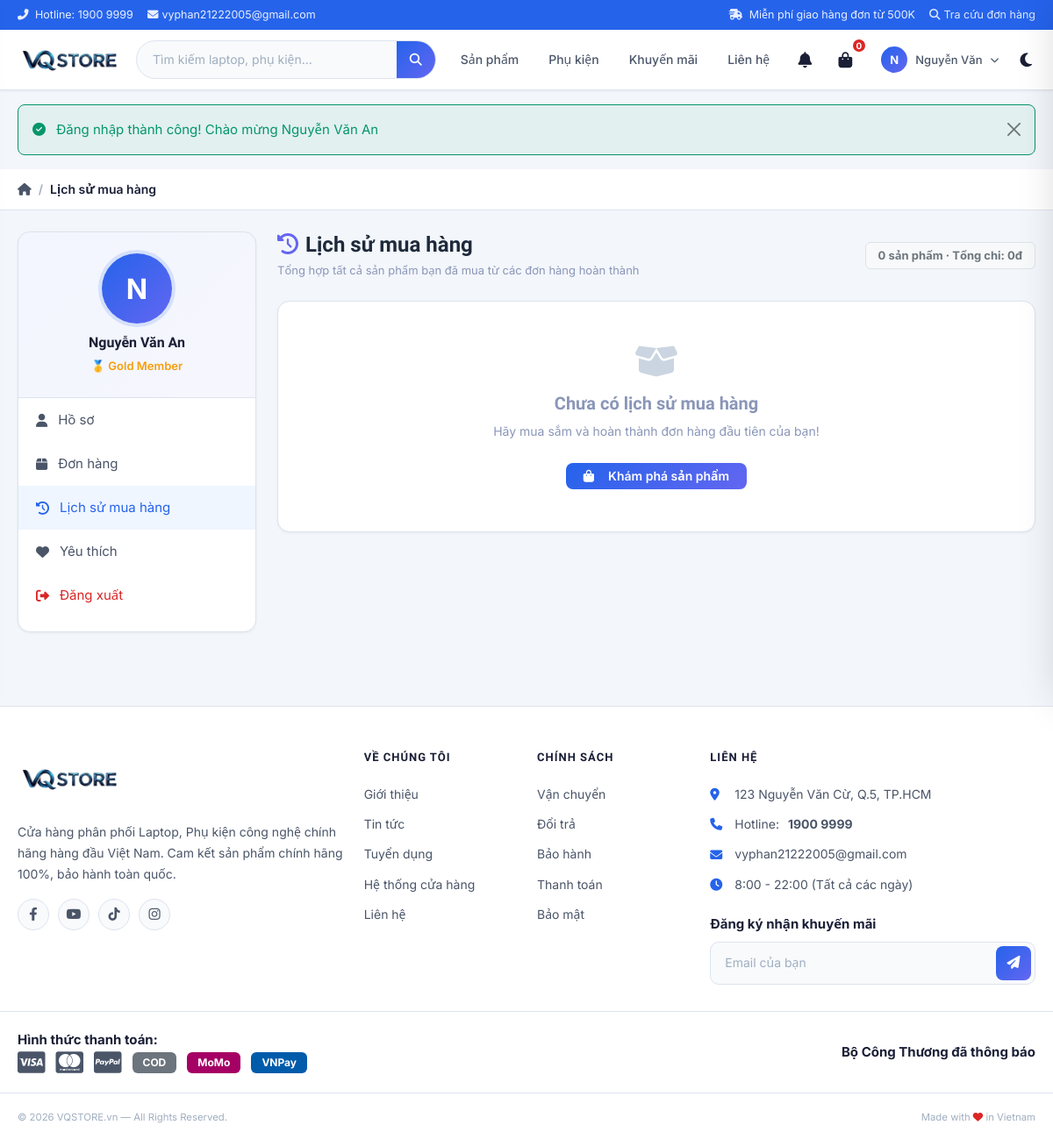
Page /account/history (signed in) on the committed database.
### tables this page shows
CREATE TABLE `nguoi_dung` (
    `id` INT AUTO_INCREMENT PRIMARY KEY,
    `ho_ten` VARCHAR(100) NOT NULL,
    `thu_dien_tu` VARCHAR(100) NOT NULL UNIQUE,
    `mat_khau` VARCHAR(255) DEFAULT NULL,
    `so_dien_thoai` VARCHAR(20) DEFAULT NULL,
    `anh_dai_dien` VARCHAR(255) DEFAULT NULL,
    `ngay_sinh` DATE DEFAULT NULL,
    `gioi_tinh` ENUM('male','female','other') DEFAULT NULL,
    `dia_chi` TEXT DEFAULT NULL,
    `hang` ENUM('silver','gold','diamond') DEFAULT 'silver',
    `tong_chi_tieu` DECIMAL(15,2) DEFAULT 0,
    `tong_don_hang` INT DEFAULT 0,
    `id_google` VARCHAR(100) DEFAULT NULL,
    `ma_dat_lai` VARCHAR(100) DEFAULT NULL,
    `han_dat_lai` DATETIME DEFAULT NULL,
    `trang_thai` ENUM('active','blocked') DEFAULT 'active',
    `ngay_tao` TIMESTAMP DEFAULT CURRENT_TIMESTAMP,
    `ngay_cap_nhat` TIMESTAMP DEFAULT CURRENT_TIMESTAMP ON UPDATE CURRENT_TIMESTAMP,
    INDEX idx_thu_dien_tu (thu_dien_tu),
    INDEX idx_google (id_google)
);

### controllers/DieuKhienTaiKhoan.php (called while the page is built, shortened)
<?php
require_once ROOT_PATH . '/models/NguoiDung.php';
class DieuKhienTaiKhoan {
    public function history() {
        $userId = $_SESSION['id_nguoi_dung'];
        $nguoiDung = new NguoiDung();
        $user      = $nguoiDung->getById($userId);
        $collection = db()->fetchAll(
            "SELECT od.id_don_hang, od.id_san_pham, od.ten_san_pham, od.hinh_thu_nho,
                    od.gia AS gia_mua, od.so_luong, od.tam_tinh,
                    o.ma_don_hang, o.ngay_tao AS ngay_mua,
                    p.duong_dan
             FROM chi_tiet_don od
             JOIN don_hang o ON od.id_don_hang = o.id
             LEFT JOIN san_pham p ON od.id_san_pham = p.id
             WHERE o.id_nguoi_dung = ? AND o.trang_thai = 'completed'
             ORDER BY o.ngay_tao DESC",
            [$userId]
        );
        $collectionCount = count($collection);
        $totalSpent      = array_sum(array_column($collection, 'tam_tinh'));
        require_once ROOT_PATH . '/views/tai_khoan/lich_su_mua_hang.php';
    }
}

### thu_vien/tro_giup.php (called while the page is built, shortened)
<?php
function isLoggedIn() {
    return isset($_SESSION['id_nguoi_dung']) && !empty($_SESSION['id_nguoi_dung']);
}
function getCurrentUser() {
    require_once ROOT_PATH . '/models/NguoiDung.php';
    $nguoiDungModel = new NguoiDung();
    $cached = $nguoiDungModel->getById($_SESSION['id_nguoi_dung']);
    return $cached;
}
function getCartCount() {
    if (isLoggedIn()) {
        require_once ROOT_PATH . '/models/GioHang.php';
        $gioHang = new GioHang();
        return $gioHang->count($_SESSION['id_nguoi_dung']);
    } else {
        return isset($_SESSION['cart'])
            ? array_sum(array_column($_SESSION['cart'], 'so_luong'))
            : 0;
    }
}
function getUserRankInfo($rank) {
    $ranks = [
        'silver'  => ['name' => 'Silver',  'color' => '#94a3b8', 'icon' => '⭐'],
        'gold'    => ['name' => 'Gold',    'color' => '#f59e0b', 'icon' => '🥇'],
        'diamond' => ['name' => 'Diamond', 'color' => '#06b6d4', 'icon' => '💎'],
    ];
    return $ranks[$rank] ?? $ranks['silver'];
}

### config/co_so_du_lieu.php (called while the page is built, shortened)
<?php
class Database
{
    private static $instance = null;
    private $pdo;
    private function __construct()
    {
        $dsn = "mysql:host=" . DB_HOST . ";dbname=" . DB_NAME . ";charset=" . DB_CHARSET;
        $options = [
            PDO::ATTR_ERRMODE => PDO::ERRMODE_EXCEPTION,
            PDO::ATTR_DEFAULT_FETCH_MODE => PDO::FETCH_ASSOC,
            PDO::ATTR_EMULATE_PREPARES => false,
        ];
        try {
            $this->pdo = new PDO($dsn, DB_USER, DB_PASS, $options);
        } catch (PDOException $e) {
            if (DEBUG) {
                die("Database connection failed: " . $e->getMessage());
            } else {
                die("Database connection failed.");
            }
        }
    }
    public static function getInstance()
    {
        if (self::$instance === null) {
            self::$instance = new self();
        }
        return self::$instance;
    }
    public function query($sql, $params = [])
    {
        $stmt = $this->pdo->prepare($sql);
        $stmt->execute($params);
        return $stmt;
    }
    public function fetch($sql, $params = [])
    {
        return $this->query($sql, $params)->fetch();
    }
    public function fetchAll($sql, $params = [])
    {
        return $this->query($sql, $params)->fetchAll();
    }
}
function db()
{
    return Database::getInstance();
}

### models/NguoiDung.php (called while the page is built, shortened)
<?php
class NguoiDung {
    private $db;
    public function __construct() {
        $this->db = db();
    }
    public function getById($id) {
        return $this->db->fetch("SELECT * FROM nguoi_dung WHERE id = ?", [$id]);
    }
}

### models/GioHang.php (called while the page is built, shortened)
<?php
class GioHang {
    private $db;
    public function __construct() {
        $this->db = db();
    }
    public function count($userId = null) {
        if ($userId) {
            $row = $this->db->fetch(
                "SELECT COALESCE(SUM(so_luong),0) AS tong FROM gio_hang WHERE id_nguoi_dung = ?",
                [$userId]
            );
            return $row['tong'] ?? 0;
        }
        return array_sum(array_column($_SESSION['cart'], 'so_luong'));
    }
}

### thu_vien/ham.php (called while the page is built, shortened)
<?php
function formatPrice($amount) {
    return number_format($amount, 0, ',', '.') . 'đ';
}

### views/bo_cuc/thanh_dieu_huong.php (the view, shortened to what this page needs)
<nav class="navbar-main">
    <div class="container">
        <div class="navbar-row">
            <a href="<?= SITE_URL ?>" class="nav-logo">
               <img src="<?= ASSETS_URL ?>/images/logo_VQSTORE.png?v=<?= filemtime(ROOT_PATH.'/assets/images/logo_VQSTORE.png') ?>"
                    alt="Laptop Store"
                    class="logo-img">
            </a>
            <div class="nav-search-wrap">
                <form action="<?= SITE_URL ?>/products" method="GET" class="nav-search-form" id="searchForm">
                    <input type="text" name="q" id="searchInput"
                           placeholder="Tìm kiếm laptop, phụ kiện..."
                           autocomplete="off"
                           value="<?= htmlspecialchars($_GET['q'] ?? '') ?>">
                    <button type="submit" aria-label="Tìm kiếm">
                        <i class="fas fa-search"></i>
                    </button>
                </form>
            </div>
            <div class="nav-right">
                <a href="<?= SITE_URL ?>/products"
                   class="nav-link-plain" style="display:none" id="navSP">Sản phẩm</a>
                <a href="<?= SITE_URL ?>/products?type=phu-kien"
                   class="nav-link-plain" style="display:none" id="navPK">Phụ kiện</a>
                <a href="<?= SITE_URL ?>/khuyen-mai"
                   class="nav-link-plain" style="display:none" id="navKM">Khuyến mãi</a>
                <a href="<?= SITE_URL ?>/contact"
                   class="nav-link-plain" style="display:none" id="navLH">Liên hệ</a>
                <?php if (isLoggedIn() && $currentUser): ?>
                <div class="nav-notif-wrap" id="notifWrap">
                    <button class="nav-icon-btn" id="notifToggleBtn" title="Thông báo" aria-label="Thông báo">
                        <i class="fas fa-bell"></i>
                    </button>
                </div>
                <?php endif; ?>
                <button class="nav-icon-btn cart-toggle" id="cartToggleBtn" title="Giỏ hàng">
                    <i class="fas fa-shopping-bag"></i>
                    <span class="nav-badge" id="cartBadgeNav"><?= $cartCount ?></span>
                </button>
                <?php if (isLoggedIn() && $currentUser): ?>
                <div class="nav-item">
                    <button class="nav-link-btn nav-user-btn">
                        <div class="nav-user-avatar">
                            <?php if (!empty($currentUser['anh_dai_dien'])): ?>
                                <img src="<?= imgUrl($currentUser['anh_dai_dien']) ?>" alt="">
                            <?php else: ?>
                                <span><?= mb_strtoupper(mb_substr($currentUser['ho_ten'], 0, 1)) ?></span>
                            <?php endif; ?>
                        </div>
                        <span class="d-none d-xl-inline" style="font-size:13px;max-width:88px;overflow:hidden;text-overflow:ellipsis;white-space:nowrap;margin-left:4px">
                            <?= htmlspecialchars(mb_substr($currentUser['ho_ten'], 0, 10)) ?>
                        </span>
                        <i class="fas fa-chevron-down" style="font-size:10px;margin-left:4px"></i>
                    </button>
                </div>
                <?php endif; ?>
                <button class="nav-theme-btn" id="themeToggle" title="Chuyển sáng/tối">
                    <i class="fas fa-moon" id="themeIcon"></i>
                </button>
            </div>
        </div>
    </div>
</nav>

### views/tai_khoan/lich_su_mua_hang.php
<?php include ROOT_PATH . '/views/bo_cuc/dau_trang.php'; ?>
<nav class="breadcrumb-wrap">
    <div class="container">
        <ol class="breadcrumb mb-0">
            <li class="breadcrumb-item"><a href="<?= SITE_URL ?>"><i class="fas fa-home"></i></a></li>
            <li class="breadcrumb-item active">Lịch sử mua hàng</li>
        </ol>
    </div>
</nav>
<div class="container py-4">
    <div class="row g-4">
        <div class="col-lg-3">
            <div class="account-sidebar">
                <div class="account-user-card">
                    <div class="account-avatar">
                        <?php if (!empty($user['anh_dai_dien'])): ?>
                            <img src="<?= imgUrl($user['anh_dai_dien']) ?>" alt="">
                        <?php else: ?>
                            <span><?= mb_strtoupper(mb_substr($user['ho_ten'] ?? '', 0, 1)) ?></span>
                        <?php endif; ?>
                    </div>
                    <h6 class="account-name"><?= htmlspecialchars($user['ho_ten'] ?? '') ?></h6>
                    <?php $rank = getUserRankInfo($user['hang'] ?? 'silver'); ?>
                    <span class="account-rank" style="color:<?= $rank['color'] ?>">
                        <?= $rank['icon'] ?> <?= $rank['name'] ?> Member
                    </span>
                </div>
                <ul class="account-nav">
                    <li><a href="<?= SITE_URL ?>/account"><i class="fas fa-user"></i> Hồ sơ</a></li>
                    <li><a href="<?= SITE_URL ?>/order"><i class="fas fa-box"></i> Đơn hàng</a></li>
                    <li><a href="<?= SITE_URL ?>/account/history" class="active"><i class="fas fa-history"></i> Lịch sử mua hàng</a></li>
                    <li><a href="<?= SITE_URL ?>/wishlist"><i class="fas fa-heart"></i> Yêu thích</a></li>
                    <li><a href="<?= SITE_URL ?>/auth/logout" class="text-danger"><i class="fas fa-sign-out-alt"></i> Đăng xuất</a></li>
                </ul>
            </div>
        </div>
        <div class="col-lg-9">
            <div class="d-flex justify-content-between align-items-center mb-4">
                <div>
                    <h4 class="mb-1" style="font-weight:700;color:#1e2a3b;">
                        <i class="fas fa-history me-2" style="color:#6366f1;"></i>Lịch sử mua hàng
                    </h4>
                    <p class="mb-0" style="font-size:13px;color:#8a96b8;">
                        Tổng hợp tất cả sản phẩm bạn đã mua từ các đơn hàng hoàn thành
                    </p>
                </div>
                <span class="badge bg-light text-secondary border" style="font-size:13px;padding:8px 14px;">
                    <?= $collectionCount ?> sản phẩm · Tổng chi: <?= formatPrice($totalSpent) ?>
                </span>
            </div>
            <?php if (!empty($collection)): ?>
            <div class="checkout-card">
                <div class="table-responsive">
                    <table class="table table-hover align-middle mb-0" style="min-width:640px;">
                        <thead class="table-light">
                            <tr>
                                <th style="width:56px;"></th>
                                <th>Sản phẩm</th>
                                <th>Đơn giá mua</th>
                                <th>SL</th>
                                <th>Thành tiền</th>
                                <th>Ngày mua</th>
                                <th class="text-end">Đơn hàng</th>
                            </tr>
                        </thead>
                        <tbody>
                            <?php foreach ($collection as $item): ?>
                            <tr>
                                <td>
                                    <a href="<?= SITE_URL ?>/product/<?= htmlspecialchars($item['duong_dan'] ?? '#') ?>">
                                        <img src="<?= imgUrl($item['hinh_thu_nho']) ?>"
                                             alt="<?= htmlspecialchars($item['ten_san_pham']) ?>"
                                             style="width:44px;height:44px;object-fit:contain;border-radius:6px;border:1px solid #e5e7eb;"
                                             onerror="this.onerror=null;this.src='<?= noImageUrl() ?>'">
                                    </a>
                                </td>
                                <td>
                                    <a href="<?= SITE_URL ?>/product/<?= htmlspecialchars($item['duong_dan'] ?? '#') ?>"
                                       style="color:#1e2a3b;font-weight:600;font-size:13.5px;text-decoration:none;">
                                        <?= htmlspecialchars($item['ten_san_pham']) ?>
                                    </a>
                                </td>
                                <td style="font-weight:600;"><?= formatPrice($item['gia_mua']) ?></td>
                                <td><?= $item['so_luong'] ?></td>
                                <td style="font-weight:700;color:#dc2626;"><?= formatPrice($item['tam_tinh']) ?></td>
                                <td style="font-size:12.5px;color:#8a96b8;"><?= formatDate($item['ngay_mua']) ?></td>
                                <td class="text-end">
                                    <a href="<?= SITE_URL ?>/order/detail/<?= $item['id_don_hang'] ?>"
                                       class="btn btn-sm btn-outline-tech">
                                        <?= htmlspecialchars($item['ma_don_hang']) ?>
                                    </a>
                                </td>
                            </tr>
                            <?php endforeach; ?>
                        </tbody>
                    </table>
                </div>
            </div>
            <?php else: ?>
            <div class="checkout-card text-center py-5">
                <i class="fas fa-box-open d-block mb-3" style="font-size:40px;color:#cbd5e1;"></i>
                <h5 style="color:#8a96b8;">Chưa có lịch sử mua hàng</h5>
                <p style="color:#8a96b8;font-size:14px;">Hãy mua sắm và hoàn thành đơn hàng đầu tiên của bạn!</p>
                <a href="<?= SITE_URL ?>/products" class="btn btn-tech mt-2">
                    <i class="fas fa-shopping-bag me-2"></i>Khám phá sản phẩm
                </a>
            </div>
            <?php endif; ?>
        </div>
    </div>
</div>
<?php include ROOT_PATH . '/views/bo_cuc/chan_trang.php'; ?>

### rows in the picture
nguoi_dung: ho_ten "N", ho_ten "Nguyễn Văn", ho_ten "Nguyễn Văn An", hang "🥇", hang "Gold"

### other values in the picture
SMTP_USER "vyphan21222005@gmail.com"
$cartCount "0"
$flash['message'] "Đăng nhập thành công! Chào mừng Nguyễn Văn An"
$collectionCount "0"
formatPrice($totalSpent) "0đ"
